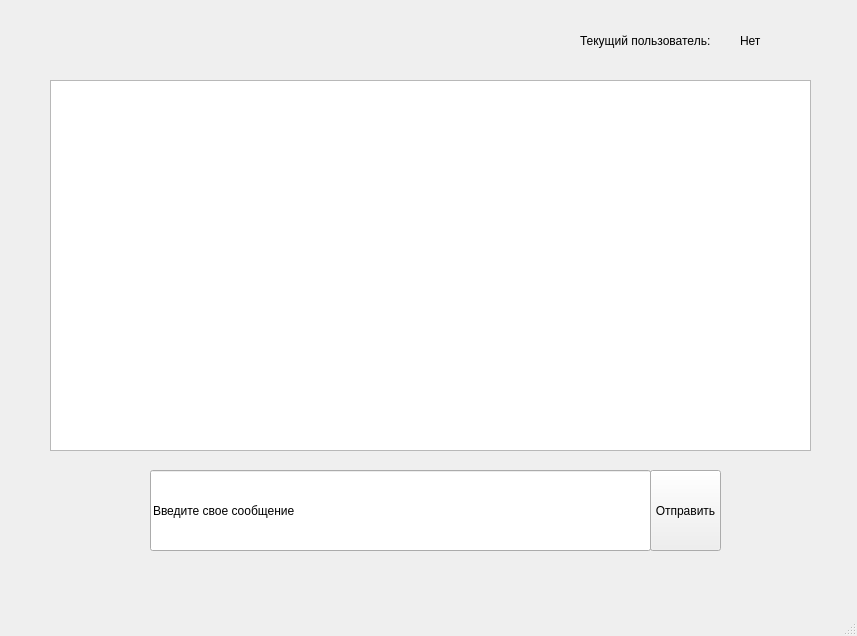
<?xml version="1.0" encoding="UTF-8"?>
<ui version="4.0">
 <class>MainWindow</class>
 <widget class="QMainWindow" name="MainWindow">
  <property name="geometry">
   <rect>
    <x>0</x>
    <y>0</y>
    <width>857</width>
    <height>636</height>
   </rect>
  </property>
  <property name="windowTitle">
   <string>MainWindow</string>
  </property>
  <widget class="QWidget" name="centralwidget">
   <widget class="QLabel" name="curr_label">
    <property name="geometry">
     <rect>
      <x>580</x>
      <y>30</y>
      <width>131</width>
      <height>21</height>
     </rect>
    </property>
    <property name="text">
     <string>Текущий пользователь:</string>
    </property>
   </widget>
   <widget class="QLabel" name="user_label">
    <property name="geometry">
     <rect>
      <x>740</x>
      <y>20</y>
      <width>151</width>
      <height>41</height>
     </rect>
    </property>
    <property name="text">
     <string>Нет</string>
    </property>
   </widget>
   <widget class="QPushButton" name="sendButton">
    <property name="geometry">
     <rect>
      <x>650</x>
      <y>470</y>
      <width>71</width>
      <height>81</height>
     </rect>
    </property>
    <property name="text">
     <string>Отправить</string>
    </property>
   </widget>
   <widget class="QTextBrowser" name="messageBrowser">
    <property name="geometry">
     <rect>
      <x>50</x>
      <y>80</y>
      <width>761</width>
      <height>371</height>
     </rect>
    </property>
   </widget>
   <widget class="QLineEdit" name="textEdit">
    <property name="geometry">
     <rect>
      <x>150</x>
      <y>470</y>
      <width>501</width>
      <height>81</height>
     </rect>
    </property>
    <property name="inputMask">
     <string>Введите свое сообщение</string>
    </property>
   </widget>
  </widget>
  <widget class="QMenuBar" name="menubar">
   <property name="geometry">
    <rect>
     <x>0</x>
     <y>0</y>
     <width>857</width>
     <height>20</height>
    </rect>
   </property>
  </widget>
  <widget class="QStatusBar" name="statusbar"/>
 </widget>
 <resources/>
 <connections/>
</ui>
